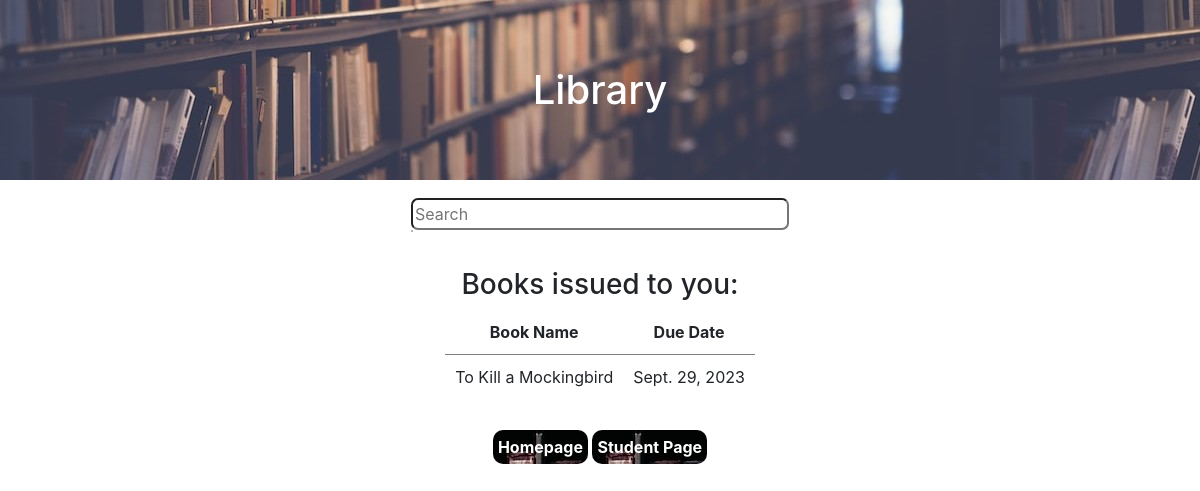
Before: /library/ (signed in) with the older database file.
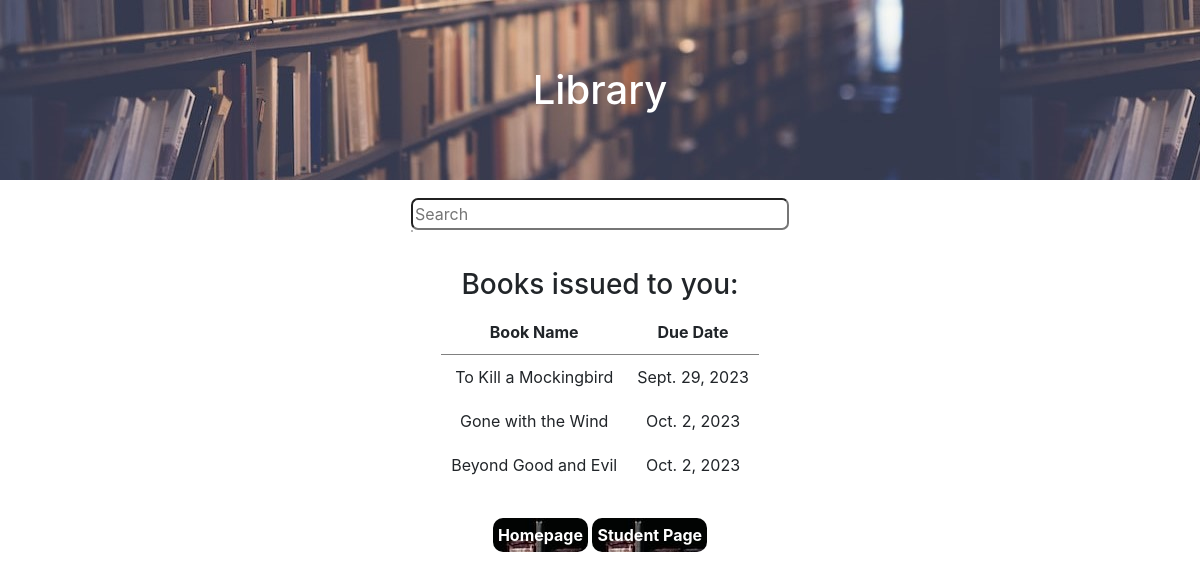
After: the same page with the newer database file.
### library/models.py (models this page shows, shortened)
class Issue(models.Model):
    book = models.ForeignKey(Book, on_delete=models.CASCADE)
    user = models.ForeignKey(User, on_delete=models.CASCADE)
    due_date = models.DateField(default=date.today()+timedelta(days=30))

class Book(models.Model):
    name = models.CharField(max_length=150)
    quantity = models.IntegerField()
    author = models.CharField(max_length=150)

### library/views.py (the view)
# urls.py: path("", views.index, name="index"),
@login_required
def index(request):
    s=User.objects.get(username=request.user).username
    if s == "librarian":
        isLibrarian = True
    else:
        isLibrarian = False
    books_issued = Issue.objects.filter(user=request.user)
    penalties = Penalty.objects.filter(user=request.user)
    total_penalty = 0
    for penalty in penalties:
        total_penalty += penalty.amount
    return render(request, "library/index.html", {
        "isLibrarian":isLibrarian,
        "books_issued":books_issued,
        "penalties":penalties,
        "total_penalty":total_penalty,
    })

### library/templates/library/index.html (shortened to what this page needs)
{% load static %}
<!DOCTYPE html>
<head>
    <link rel="stylesheet" href="{% static 'library/styles.css' %}">
    <link rel="stylesheet" href="{% static 'home/submissions.css' %}">
    <link rel="stylesheet" href="https://cdn.jsdelivr.net/npm/bootstrap@4.1.3/dist/css/bootstrap.min.css"
>
</head>
<body>
    <h1 id="header">
        Library
    </h1>
    <div id="searchboxcontainer">
        <div id="searchbox">
            <div>
                <input type="text" placeholder="Search" id="searchbar">
            </div>
            <div id="searchResults"></div>
        </div>
    </div>
    {% if isLibrarian %}
    <div class="buttonPanel">
        <button class="dispButton" value="issue">Issue/return a book</button>
        <button class="dispButton" value="penalty">Clear penalty</button>
        <button class="dispButton" value="addBook">Add a book</button>
        <button class="dispButton" value="addBookCsv">Add Books via CSV</button>
    </div>
    <form action="{% url 'library:issue' %}" method="post" class="noReturnForm pages" id="issue">
        Issue or return a book
        {% csrf_token %}
        <p>
            <input type="text" name="student_id" required placeholder="Student ID">
        </p>
        <p>
            <input type="text" name="book_id" required placeholder="Book ID">
        </p>
        <button type="submit">Submit</button>
    </form>
    <form action="{% url 'library:penaltyform' %}" method="post" class="pages" id="penalty">
        Check or clear a student's penalties
        {% csrf_token %}
        <p>
            <input type="text" name="student_id" required placeholder="Student ID">
        </p>
        <p>
            <button type="submit">Submit</button>
        </p>
    </form>
        <form action="{% url 'library:add_book' %}" method="post" class="noReturnForm pages" id="addBook">
            Add a book to the library
            {% csrf_token %}
            <p>
                <input type="text" name="book_name" required placeholder="Book Name">
            </p>
            <p>
                <input type="text" name="author_name" required placeholder="Author Name">
            </p>
            <p>
                <input type="number" name="quantity" required min="1" placeholder="Quantity">
            </p>
            <button type="submit">Submit</button>
        </form>
        <form action="{% url 'library:add_book_csv' %}" enctype="multipart/form-data"
            method="post" class="noReturnForm pages" id="addBookCsv">
            Upload a CSV file that contains the following columns: book_name, author_name, quantity
            {% csrf_token %}
            <p>
                <input type="file" name="book_list" required>
            </p>
            <button type="submit">Submit</button>
        </form>
    {% else %}
    <div style="text-align: center;">
    <h3>Books issued to you:</h3>
    <table>
        <thead>
            <th>Book Name</th>
            <th>Due Date</th>
        </thead>
        <tbody>
            {% for issue in books_issued %}
            <tr>
                <td>{{issue.book.name}}</td>
                <td>{{issue.due_date}}</td>
            </tr>
            {% endfor %}
        </tbody>
    </table>
    </div>
    {% endif %}
    <div class="buttonPanel">
        <a href="{% url 'home:home' %}"><button>Homepage</button></a>
        {% if not isLibrarian %}
        <a href="{% url 'student:index' %}"><button>Student Page</button></a>
        {% endif %}
    </div>
</body>

Changed rows visible on the page:
added Issue: book.name "Gone with the Wind", due_date "Oct. 2, 2023"
added Issue: book.name "Beyond Good and Evil", due_date "Oct. 2, 2023"
